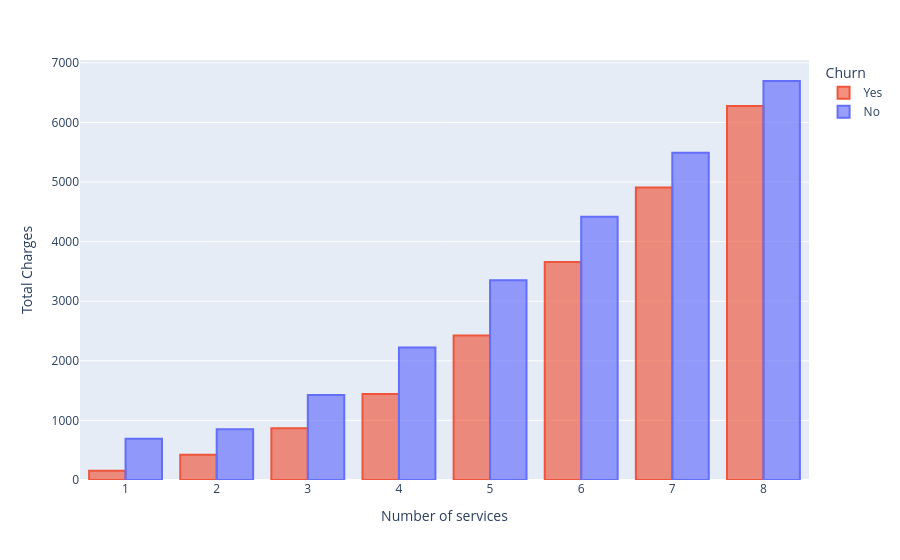

Source (notebook cell):
### Code cell
fig = px.bar(df5, x="Number of services", y="Total Charges",color="Churn", category_orders={"Churn":["Yes","No"]}, barmode="group")
fig.update_traces(textposition='outside')
fig.update_traces(marker_color="rgba(99, 110, 250, 0.65)", marker_line_color="rgb(99, 110, 250)",marker_line_width=2, selector=dict(name='No'))
fig.update_traces(marker_color="rgba(239, 85, 59, 0.65)", marker_line_color="rgb(239, 85, 59)",marker_line_width=2, selector=dict(name='Yes'))
fig.show()

### Figure 1 — Plotly figure (JSON) as saved in the notebook; plotly's stock layout.template omitted (floating-point values rounded to 4 significant figures)
{"data": [{"alignmentgroup": "True", "hovertemplate": "Churn=Yes<br>Number of services=%{x}<br>Total Charges=%{y}<extra></extra>", "legendgroup": "Yes", "marker": {"color": "rgba(239, 85, 59, 0.65)", "line": {"color": "rgb(239, 85, 59)", "width": 2}, "pattern": {"shape": ""}}, "name": "Yes", "offsetgroup": "Yes", "orientation": "v", "showlegend": true, "textposition": "outside", "type": "bar", "x": [1, 2, 3, 4, 5, 6, 7, 8], "xaxis": "x", "y": [154.5, 421.9, 867.5, 1444.0, 2426.0, 3659.0, 4907.0, 6276.0], "yaxis": "y"}, {"alignmentgroup": "True", "hovertemplate": "Churn=No<br>Number of services=%{x}<br>Total Charges=%{y}<extra></extra>", "legendgroup": "No", "marker": {"color": "rgba(99, 110, 250, 0.65)", "line": {"color": "rgb(99, 110, 250)", "width": 2}, "pattern": {"shape": ""}}, "name": "No", "offsetgroup": "No", "orientation": "v", "showlegend": true, "textposition": "outside", "type": "bar", "x": [1, 2, 3, 4, 5, 6, 7, 8], "xaxis": "x", "y": [692.9, 851.4, 1425.0, 2225.0, 3350.0, 4417.0, 5493.0, 6695.0], "yaxis": "y"}], "layout": {"barmode": "group", "legend": {"title": {"text": "Churn"}, "tracegroupgap": 0}, "margin": {"t": 60}, "xaxis": {"anchor": "y", "domain": [0, 1], "title": {"text": "Number of services"}}, "yaxis": {"anchor": "x", "domain": [0, 1], "title": {"text": "Total Charges"}}}}
